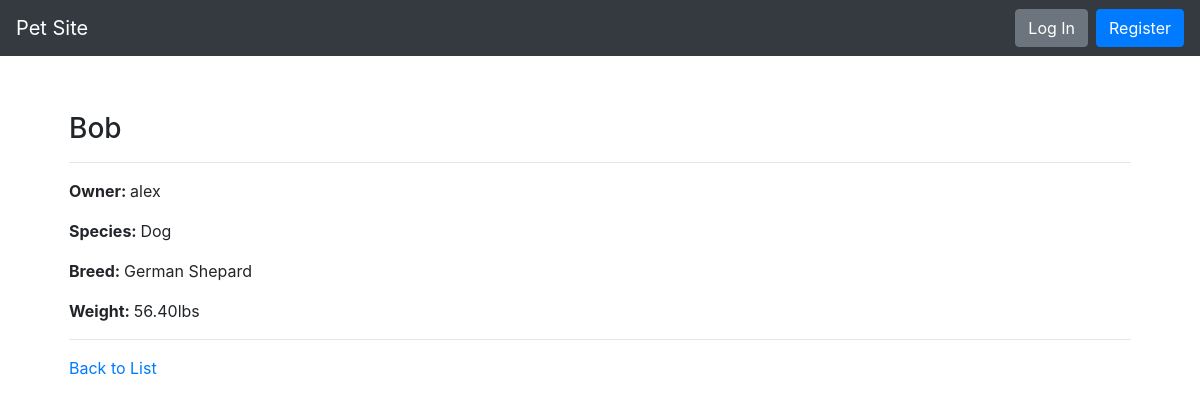
Page /pets/2/ on the committed database.
### pets/models.py (models this page shows, shortened)
class Pet(models.Model):
    pet_name = models.CharField(max_length=200)
    species = models.CharField(max_length=200)
    breed = models.CharField(max_length=200)
    weight_in_pounds = models.DecimalField(max_digits=5, decimal_places=2)
    owner = models.ForeignKey(User, on_delete=models.CASCADE)

### pets/views.py (the view)
# urls.py: path('pets/<int:pet_id>/', PetDetailView.as_view(), name='pet-detail-page'),
class PetDetailView(DetailView):
    def get(self, req, pet_id):
        return render(req, 'pet/pet_detail.html', {
            'pet': Pet.objects.get(id=pet_id)
        })

### pets/templates/pet/pet_detail.html
{% extends "base.html" %}
{% block content %}
  <div class="row">
    <div class="col m-4">
      <h3>{{ pet.pet_name }}</h3>
      <hr>
      <p>
          <strong>
              Owner:
          </strong>
          {{pet.owner}}
      </p>
      <p>
          <strong>
              Species:
          </strong>
          {{pet.species}}
      </p>
      <p>
          <strong>
              Breed:
          </strong>
          {{pet.breed}}
      </p>
      <p>
          <strong>
              Weight:
          </strong>
          {{pet.weight_in_pounds}}lbs
      </p>
      <hr>
      <a href="{% url 'pets-list-page' %}">Back to List</a>
    </div>
  </div>
{% endblock %}

### rows in the picture
Pet: pet_name "Bob", owner "alex", species "Dog", breed "German Shepard", weight_in_pounds "56.40"
